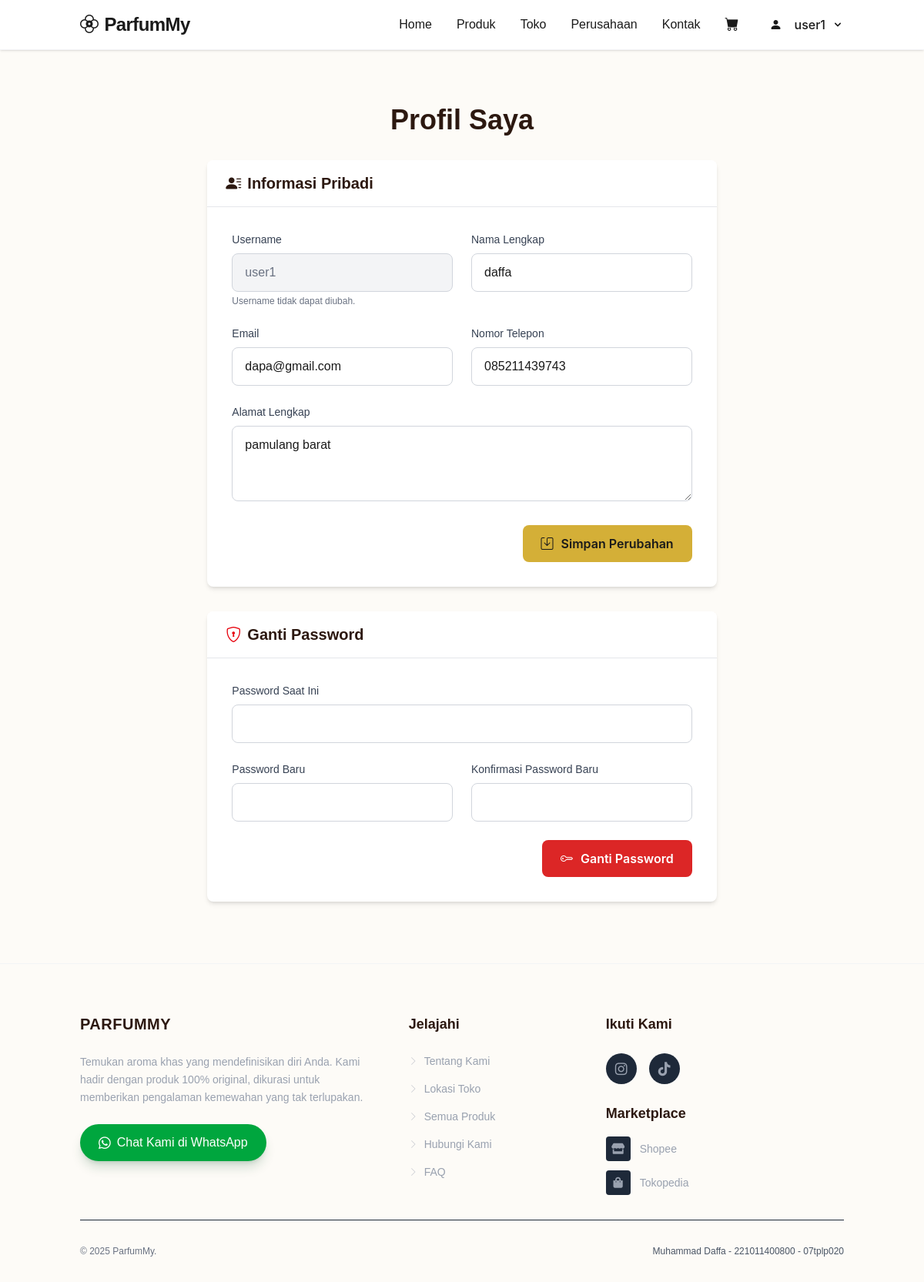
The page /profile.php (signed in) on the database its author committed.
### tables this page shows
CREATE TABLE `user` (
  `id` int(11) NOT NULL,
  `username` varchar(50) NOT NULL,
  `full_name` varchar(100) DEFAULT NULL,
  `email` varchar(100) DEFAULT NULL,
  `phone` varchar(20) DEFAULT NULL,
  `address` text DEFAULT NULL,
  `password` varchar(255) NOT NULL,
  `role` enum('admin','user') NOT NULL,
  `is_active` tinyint(1) DEFAULT 1
);

### models/DB.php (called while the page is built)
<?php
class DB {
    private $host = 'localhost';
    private $user = 'root';
    private $pass = '';
    private $dbname = 'toko_parfum';
    private $pdo;
    public function __construct() {
        $dsn = "mysql:host={$this->host};dbname={$this->dbname}";
        try {
            $this->pdo = new PDO($dsn, $this->user, $this->pass);
            $this->pdo->setAttribute(PDO::ATTR_ERRMODE, PDO::ERRMODE_EXCEPTION);
            $this->pdo->exec("SET SESSION innodb_lock_wait_timeout = 5");
        } catch (PDOException $e) {
            die("Koneksi Database Gagal: " . $e->getMessage());
        }
    }
    public function getConnection() {
        return $this->pdo;
    }
}
?>

### models/UserManager.php (called while the page is built, shortened)
<?php
require_once __DIR__ . '/DB.php';
class UserManager {
    private $conn;
    public function __construct() {
        $db = new DB();
        $this->conn = $db->getConnection();
    }
    public function getUserById($id) {
        $sql = "SELECT id, username, full_name, email, phone, address, role FROM user WHERE id = ?";
        $stmt = $this->conn->prepare($sql);
        $stmt->execute([$id]);
        return $stmt->fetch(PDO::FETCH_ASSOC);
    }
}
?>

### profile.php (the view, shortened to what this page needs)
<?php
require_once 'models/UserManager.php';
$userManager = new UserManager();
$userId = $_SESSION['user_id'];
$user = $userManager->getUserById($userId);
require_once 'views/header.php';
?>
<div class="container mx-auto px-4 my-20">
    <div class="flex justify-center">
        <div class="w-full lg:w-2/3">
            <h2 class="text-4xl font-bold mb-8 text-center text-gold">Profil Saya</h2>
            <div class="bg-white rounded-lg shadow-md mb-8">
                <div class="bg-white py-4 px-6 border-b border-gray-200 rounded-t-lg">
                    <h5 class="text-xl font-bold">
                        <i class="bi bi-person-lines-fill mr-2 text-gold"></i>Informasi Pribadi
                    </h5>
                </div>
                <div class="p-8">
                    <form action="profile.php" method="POST">
                        <div class="flex flex-wrap -mx-3 mb-6">
                            <div class="w-full md:w-1/2 px-3 mb-6 md:mb-0">
                                <label for="username" class="block text-sm font-medium text-gray-700 mb-2">Username</label>
                                <input type="text" class="w-full px-4 py-3 bg-gray-100 border border-gray-300 rounded-lg text-gray-500" id="username" value="<?php echo htmlspecialchars($user['username']); ?>" readonly>
                                <p class="text-xs text-gray-500 mt-1">Username tidak dapat diubah.</p>
                            </div>
                            <div class="w-full md:w-1/2 px-3">
                                <label for="full_name" class="block text-sm font-medium text-gray-700 mb-2">Nama Lengkap</label>
                                <input type="text" class="w-full px-4 py-3 border border-gray-300 rounded-lg focus:ring-2 focus:ring-gold focus:border-gold" id="full_name" name="full_name" value="<?php echo htmlspecialchars($user['full_name'] ?? ''); ?>">
                            </div>
                        </div>
                        <div class="flex flex-wrap -mx-3 mb-6">
                            <div class="w-full md:w-1/2 px-3 mb-6 md:mb-0">
                                <label for="email" class="block text-sm font-medium text-gray-700 mb-2">Email</label>
                                <input type="email" class="w-full px-4 py-3 border border-gray-300 rounded-lg focus:ring-2 focus:ring-gold focus:border-gold" id="email" name="email" value="<?php echo htmlspecialchars($user['email'] ?? ''); ?>">
                            </div>
                            <div class="w-full md:w-1/2 px-3">
                                <label for="phone" class="block text-sm font-medium text-gray-700 mb-2">Nomor Telepon</label>
                                <input type="tel" class="w-full px-4 py-3 border border-gray-300 rounded-lg focus:ring-2 focus:ring-gold focus:border-gold" id="phone" name="phone" value="<?php echo htmlspecialchars($user['phone'] ?? ''); ?>">
                            </div>
                        </div>
                        <div class="mb-6">
                            <label for="address" class="block text-sm font-medium text-gray-700 mb-2">Alamat Lengkap</label>
                            <textarea class="w-full px-4 py-3 border border-gray-300 rounded-lg focus:ring-2 focus:ring-gold focus:border-gold" id="address" name="address" rows="3"><?php echo htmlspecialchars($user['address'] ?? ''); ?></textarea>
                        </div>
                        <div class="text-right">
                            <button type="submit" name="update_profile"
                                    style="background-color: #D4AF37; color: #1A1A1A; font-weight: 600; padding: 0.75rem 1.5rem; border-radius: 0.5rem; border: none; cursor: pointer; transition: all 0.2s;"
                                    onmouseover="this.style.backgroundColor='#B5952F';"
                                    onmouseout="this.style.backgroundColor='#D4AF37';">
                                <i class="bi bi-save" style="margin-right: 0.375rem;"></i> Simpan Perubahan
                            </button>
                        </div>
                    </form>
                </div>
            </div>
            <div class="bg-white rounded-lg shadow-md">
                <div class="bg-white py-4 px-6 border-b border-gray-200 rounded-t-lg">
                    <h5 class="text-xl font-bold">
                        <i class="bi bi-shield-lock mr-2 text-red-600"></i>Ganti Password
                    </h5>
                </div>
                <div class="p-8">
                    <form action="profile.php" method="POST">
                        <div class="mb-6">
                            <label for="current_password" class="block text-sm font-medium text-gray-700 mb-2">Password Saat Ini</label>
                            <input type="password" class="w-full px-4 py-3 border border-gray-300 rounded-lg focus:ring-2 focus:ring-red-500 focus:border-red-500" id="current_password" name="current_password" required>
                        </div>
                        <div class="flex flex-wrap -mx-3 mb-6">
                            <div class="w-full md:w-1/2 px-3 mb-6 md:mb-0">
                                <label for="new_password" class="block text-sm font-medium text-gray-700 mb-2">Password Baru</label>
                                <input type="password" class="w-full px-4 py-3 border border-gray-300 rounded-lg focus:ring-2 focus:ring-red-500 focus:border-red-500" id="new_password" name="new_password" required minlength="6">
                            </div>
                            <div class="w-full md:w-1/2 px-3">
                                <label for="confirm_password" class="block text-sm font-medium text-gray-700 mb-2">Konfirmasi Password Baru</label>
                                <input type="password" class="w-full px-4 py-3 border border-gray-300 rounded-lg focus:ring-2 focus:ring-red-500 focus:border-red-500" id="confirm_password" name="confirm_password" required minlength="6">
                            </div>
                        </div>
                        <div class="text-right">
                            <button type="submit" name="change_password"
                                    style="background-color: #DC2626; color: white; font-weight: 600; padding: 0.75rem 1.5rem; border-radius: 0.5rem; border: none; cursor: pointer; transition: all 0.2s;"
                                    onmouseover="this.style.backgroundColor='#B91C1C';"
                                    onmouseout="this.style.backgroundColor='#DC2626';">
                                <i class="bi bi-key" style="margin-right: 0.375rem;"></i> Ganti Password
                            </button>
                        </div>
                    </form>
                </div>
            </div>
        </div>
    </div>
</div>
<?php require_once 'views/footer.php'; ?>

### rows shown on the page
user: username "user1", full_name "daffa", email "dapa@gmail.com", phone "085211439743", address "pamulang barat"

### other values the page prints
$_SESSION['username'] "user1"
